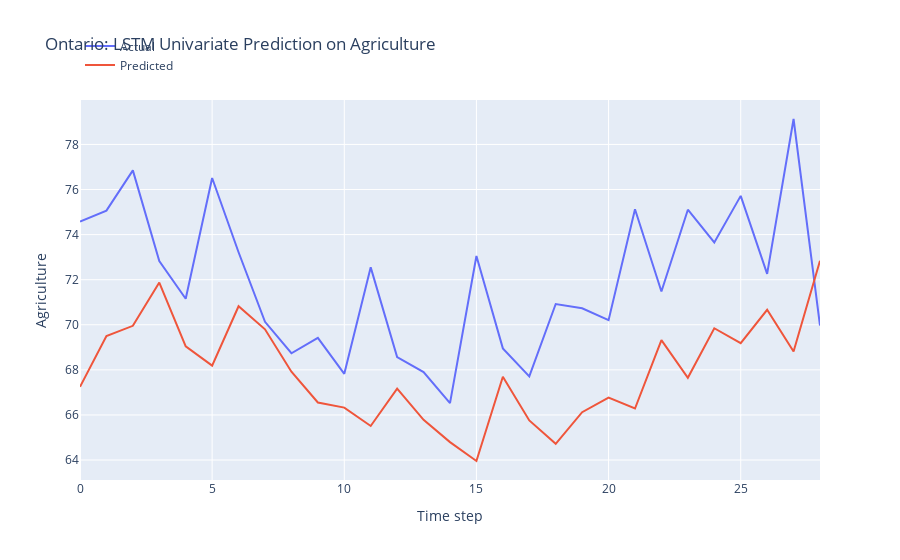

Write notebook code for a chart like this one.
### Markdown cell above
LSTM Model Development

### Code cell
n_features = 1
X_train = X_train.reshape(X_train.shape[0], X_train.shape[1], n_features)

# define model
model = Sequential()
model.add(LSTM(50, activation='relu', input_shape=(n_steps, n_features)))
model.add(Dense(1))

# model = Sequential()
# model.add(LSTM(100, activation='relu', input_shape=(n_steps, n_features), kernel_regularizer=L2(0.001), return_sequences=True))
# model.add(LSTM(50, activation='relu', kernel_regularizer=L2(0.01)))
# model.add(Dense(1))

def r_squared(y_true, y_pred):
    SS_res =  K.sum(K.square(y_true - y_pred)) 
    SS_tot = K.sum(K.square(y_true - K.mean(y_true))) 
    return ( 1 - SS_res/(SS_tot + K.epsilon()) )

# Compile the model
model.compile(optimizer='adam', 
              loss='mse',
              metrics=[r_squared])

early_stopping = EarlyStopping(monitor='loss', patience=5, restore_best_weights=True)

# fit model
history = model.fit(X_train, y_train, 
          epochs = 20,
          batch_size = 32,
          verbose = 0,
          callbacks=[early_stopping])

# Obtain the MSE and R-squared from the last epoch
last_epoch_mse = history.history['loss'][-1]
last_epoch_r_squared = history.history['r_squared'][-1]

# Print the MSE and R-squared
print("Mean Squared Error (MSE) from the last epoch:", last_epoch_mse)
print("R-squared from the last epoch:", last_epoch_r_squared)

# plot loss and r2 score
plt.figure(figsize=(10, 6))

# Plot train loss
plt.plot(history.history['loss'], label='Train Loss')

# Plot train R-squared score
plt.plot(history.history['r_squared'], label='Train R2')

plt.title('Model Training Loss and R-squared Score')
plt.xlabel('Epochs')
plt.ylabel('Value')
plt.legend()
plt.grid(True)
plt.show()

# Evaluate the model
loss = model.evaluate(X_test, y_test)
print("MSE and R_squared:", loss)

# make prediction on test data
X_test = X_test.reshape(X_test.shape[0], X_test.shape[1], n_features)
y_pred = model.predict(X_test)

# Print the first 5 predictions and actual values
print("Predictions:")
flattened_predictions = [pred[0] for pred in y_pred[:10]]
print(flattened_predictions)
# print(y_pred[:10].tolist())
print("Actual values:")
rounded_actual_values = [round(value, len(str(prediction).split('.')[1])) for value, prediction in zip(y_test[:10], flattened_predictions)]
print(rounded_actual_values)

# plot the actual and predicted values for test data
trace1 = go.Scatter(x=np.arange(len(y_test)), y=y_test.flatten(), mode='lines', name='Actual')
trace2 = go.Scatter(x=np.arange(len(y_pred)), y=y_pred.flatten(), mode='lines', name='Predicted')

# Create layout
layout = go.Layout(
    title='Ontario: LSTM Univariate Prediction on Agriculture',
    xaxis=dict(title='Time step'),
    yaxis=dict(title='Agriculture'),
    legend=dict(x=0, y=1.18)
)

# Create figure
fig = go.Figure(data=[trace1, trace2], layout=layout)

# Show plot
fig.show()

### Figure 1 — Plotly figure (JSON) as saved in the notebook; plotly's stock layout.template omitted (floating-point values rounded to 4 significant figures)
{"data": [{"mode": "lines", "name": "Actual", "type": "scatter", "x": [0, 1, 2, 3, 4, 5, 6, 7, 8, 9, 10, 11, 12, 13, 14, 15, 16, 17, 18, 19, 20, 21, 22, 23, 24, 25, 26, 27, 28], "y": [74.58, 75.06, 76.85, 72.83, 71.16, 76.51, 73.22, 70.13, 68.74, 69.42, 67.82, 72.55, 68.57, 67.9, 66.52, 73.05, 68.95, 67.71, 70.92, 70.73, 70.2, 75.13, 71.47, 75.1, 73.65, 75.72, 72.26, 79.13, 69.97]}, {"mode": "lines", "name": "Predicted", "type": "scatter", "x": [0, 1, 2, 3, 4, 5, 6, 7, 8, 9, 10, 11, 12, 13, 14, 15, 16, 17, 18, 19, 20, 21, 22, 23, 24, 25, 26, 27, 28], "y": [67.25, 69.5, 69.95, 71.88, 69.04, 68.19, 70.82, 69.8, 67.92, 66.55, 66.33, 65.51, 67.17, 65.78, 64.8, 63.96, 67.69, 65.76, 64.72, 66.12, 66.77, 66.29, 69.32, 67.65, 69.85, 69.18, 70.67, 68.81, 72.84]}], "layout": {"legend": {"x": 0, "y": 1.18}, "title": {"text": "Ontario: LSTM Univariate Prediction on Agriculture"}, "xaxis": {"title": {"text": "Time step"}}, "yaxis": {"title": {"text": "Agriculture"}}}}
